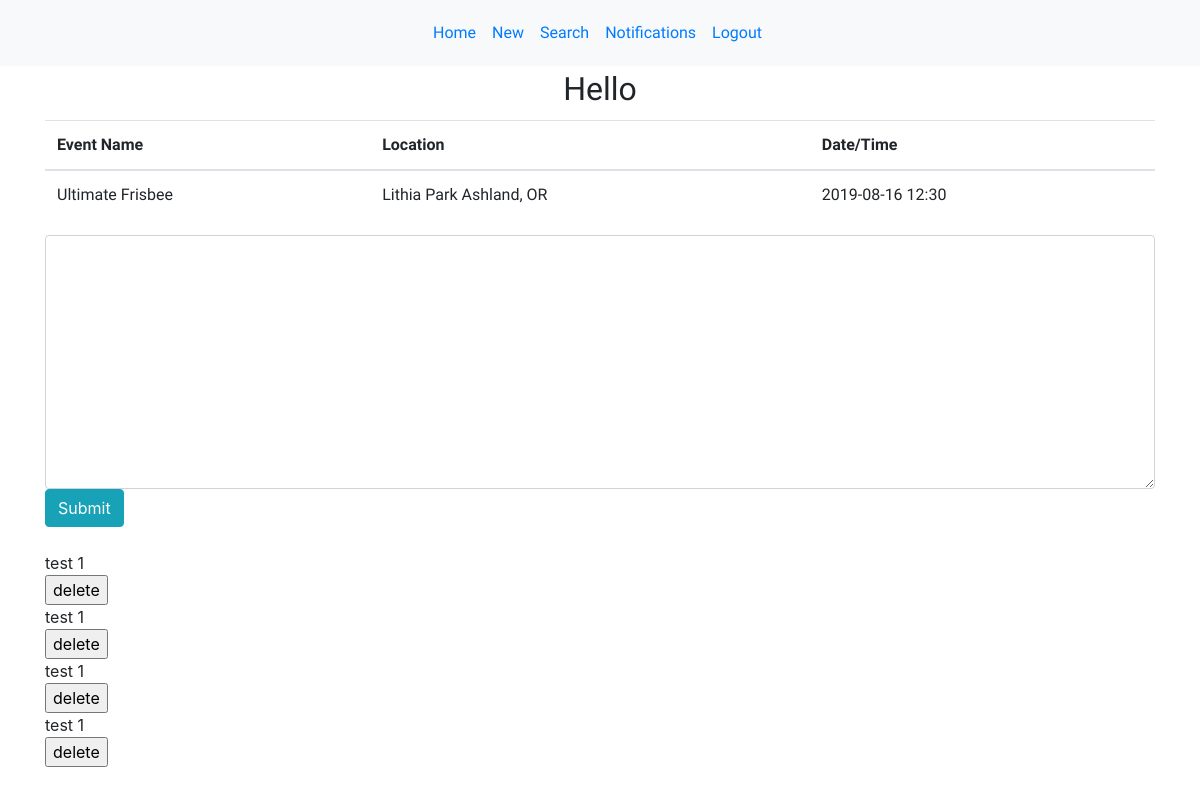
/event/2, run on an earlier commit of the app's database.
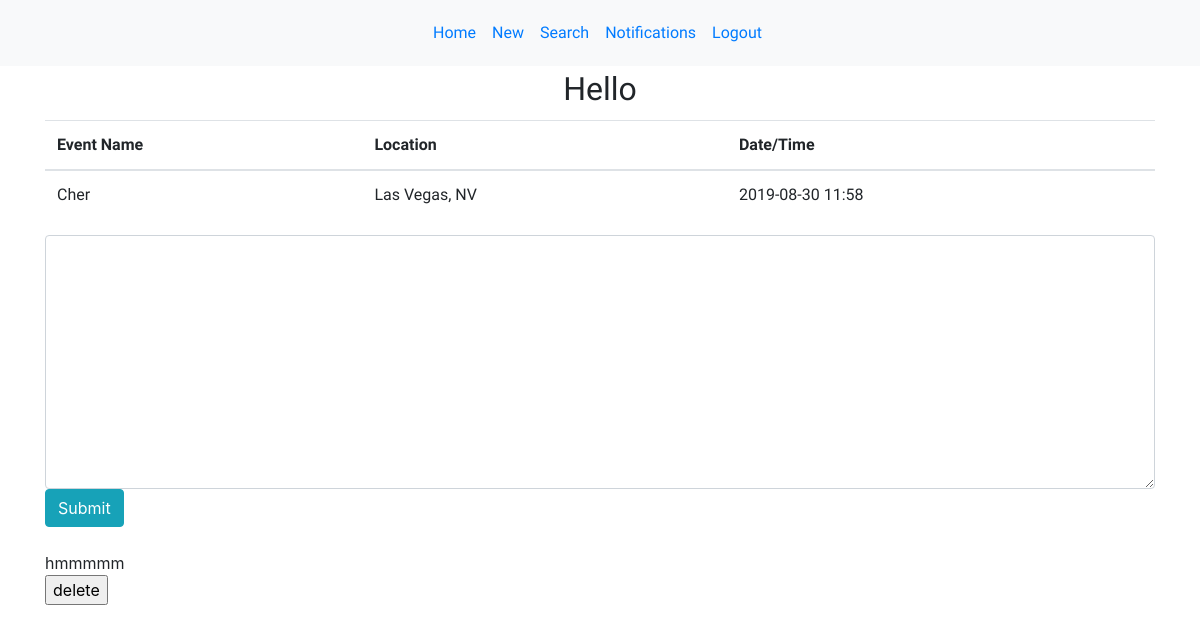
And on a later commit of the database.
### models.py (models this page shows, shortened)
class Event(db.Model):
    __Tablename__ = "events"
    id = db.Column(db.Integer, primary_key=True)
    event_title = db.Column(db.String(100))
    date = db.Column(db.String(8))
    time = db.Column(db.String(12))
    location = db.Column(db.String(100))
    information = db.Column(db.TEXT)
    creator_id = db.Column(db.Integer, db.ForeignKey("user.id"), nullable=False)
    author = db.relationship('User', foreign_keys=[creator_id], backref="user_messages", cascade="all")
    events_that_have_attendees = db.relationship('User', lazy = 'dynamic', secondary = attendees_table)

class Message(db.Model):
    __Tablename__ = "messages"
    id = db.Column(db.Integer, primary_key=True)
    content = db.Column(db.TEXT)
    user_who_created = db.Column(db.Integer, nullable=False)
    created_at = db.Column(db.DateTime, server_default=func.now())
    updated_at = db.Column(db.DateTime, server_default=func.now(), onupdate=func.now())
    user_info = db.Column(db.Integer, db.ForeignKey("user.id"), nullable=False)
    author_of_msg = db.relationship('User', foreign_keys=[user_info], backref="message")
    event_info = db.Column(db.Integer, db.ForeignKey("event.id"), nullable=False)
    event_message = db.relationship('Event', foreign_keys=[event_info], backref="event_messages")

### controller_functions.py (the view)
def event(id):
    user_events = Event.query.get(id)
    get_messages = Message.query.filter_by(event_info = id)
    print(get_messages)
    return render_template("message_board.html", organize_event = user_events, read_message = get_messages)

### templates/message_board.html (shortened to what this page needs)
<!DOCTYPE html>
<html lang="en">
<head>
    <link rel="stylesheet" href="{{ url_for('static', filename='main.css') }}">
    <link rel="stylesheet" href="https://maxcdn.bootstrapcdn.com/bootstrap/4.3.1/css/bootstrap.min.css">
</head>
<body>
    <nav class="navbar navbar-expand-sm bg-light justify-content-center">
        <ul class="navbar-nav">
            <li class="nav-item">
                <a class="nav-link" href="/homepage">Home</a>
            </li>
            <li class="nav-item">
                <a class="nav-link" href="/new">New</a>
            </li>
            <li class="nav-item">
                <a class="nav-link" href="#">Search</a>
            </li>
            <li class="nav-item">
                <a class="nav-link" href="/notifications">Notifications</a>
            </li>
            <li class="nav-item">
                <a class="nav-link" href="/logout">Logout</a>
            </li>
        </ul>
    </nav>
    <div class="container">
            <h2>Hello {{ session['greetings'] }} </h2>
            <table class="table table-hover">
                    <thead>
                        <tr>
                            <th> Event Name</th>
                            <th>Location</th>
                            <th>Date/Time</th>
                        </tr>
                    </thead>
                    <tbody>
                        <td>{{ organize_event.event_title }} </td>
                        <td>{{ organize_event.location }} </td>
                        <td>{{ organize_event.date }} {{ organize_event.time }} </td>
                    </tbody>
                </table>
        <form action="/create_msg" method="post" id="msg">
            <textarea class="form-control" name="msg" id="message" cols="30" rows="10"></textarea>
            <input type="submit" class="btn btn-info" id="#">
        </form>
        <div class="errorMSG" id="error">
        </div>
        {% for message in read_message %}
        <div class="msg_section">
            {{ message.content }}
            <form action="/delete" method="post">
            <input type="submit" name="del_msg"value="delete">
            </form>
        </div>
        {% endfor %}
    </div>
</body>
</html>

What changed in the data, as far as the page shows it:
removed Message: content "test 1"
removed Message: content "test 1"
removed Message: content "test 1"
removed Message: content "test 1"
changed Event: event_title "Ultimate Frisbee" → "Cher"; location "Lithia Park Ashland, OR" → "Las Vegas, NV"; date "2019-08-16" → "2019-08-30"; time "12:30" → "11:58"
now on this page (row edited): Message: content "hmmmmm"
